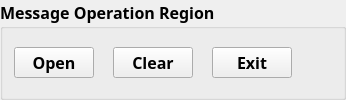
           <widget class="QGroupBox" name="dataoperation_groupBox">
            <property name="sizePolicy">
             <sizepolicy hsizetype="Preferred" vsizetype="Fixed">
              <horstretch>0</horstretch>
              <verstretch>0</verstretch>
             </sizepolicy>
            </property>
            <property name="font">
             <font>
              <family>华文新魏</family>
              <pointsize>12</pointsize>
              <weight>75</weight>
              <bold>true</bold>
             </font>
            </property>
            <property name="title">
             <string>Message Operation Region</string>
            </property>
            <layout class="QGridLayout" name="gridLayout_2">
             <item row="0" column="0">
              <layout class="QHBoxLayout" name="horizontalLayout_5">
               <item>
                <layout class="QHBoxLayout" name="horizontalLayout_4">
                 <item>
                  <widget class="QPushButton" name="port_button">
                   <property name="font">
                    <font>
                     <family>楷体</family>
                     <weight>75</weight>
                     <bold>true</bold>
                    </font>
                   </property>
                   <property name="text">
                    <string>Open</string>
                   </property>
                  </widget>
                 </item>
                 <item>
                  <spacer name="horizontalSpacer_3">
                   <property name="orientation">
                    <enum>Qt::Horizontal</enum>
                   </property>
                   <property name="sizeType">
                    <enum>QSizePolicy::Fixed</enum>
                   </property>
                   <property name="sizeHint" stdset="0">
                    <size>
                     <width>13</width>
                     <height>20</height>
                    </size>
                   </property>
                  </spacer>
                 </item>
                 <item>
                  <widget class="QPushButton" name="clear_button">
                   <property name="font">
                    <font>
                     <family>楷体</family>
                     <weight>75</weight>
                     <bold>true</bold>
                    </font>
                   </property>
                   <property name="text">
                    <string>Clear</string>
                   </property>
                  </widget>
                 </item>
                 <item>
                  <spacer name="horizontalSpacer_4">
                   <property name="orientation">
                    <enum>Qt::Horizontal</enum>
                   </property>
                   <property name="sizeType">
                    <enum>QSizePolicy::Fixed</enum>
                   </property>
                   <property name="sizeHint" stdset="0">
                    <size>
                     <width>13</width>
                     <height>20</height>
                    </size>
                   </property>
                  </spacer>
                 </item>
                 <item>
                  <widget class="QPushButton" name="exit_button">
                   <property name="font">
                    <font>
                     <family>楷体</family>
                     <weight>75</weight>
                     <bold>true</bold>
                    </font>
                   </property>
                   <property name="text">
                    <string>Exit</string>
                   </property>
                  </widget>
                 </item>
                </layout>
               </item>
               <item>
                <spacer name="horizontalSpacer_9">
                 <property name="orientation">
                  <enum>Qt::Horizontal</enum>
                 </property>
                 <property name="sizeHint" stdset="0">
                  <size>
                   <width>40</width>
                   <height>20</height>
                  </size>
                 </property>
                </spacer>
               </item>
              </layout>
             </item>
            </layout>
           </widget>
